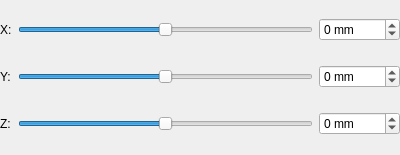
<?xml version="1.0" encoding="UTF-8"?>
<ui version="4.0">
 <class>PositionEdit</class>
 <widget class="QWidget" name="PositionEdit">
  <property name="geometry">
   <rect>
    <x>0</x>
    <y>0</y>
    <width>400</width>
    <height>155</height>
   </rect>
  </property>
  <property name="windowTitle">
   <string>Form</string>
  </property>
  <layout class="QGridLayout" name="gridLayout">
   <property name="margin">
    <number>0</number>
   </property>
   <property name="verticalSpacing">
    <number>-1</number>
   </property>
   <item row="2" column="1">
    <widget class="QSlider" name="pos_z_slider">
     <property name="minimum">
      <number>-1000</number>
     </property>
     <property name="maximum">
      <number>1000</number>
     </property>
     <property name="singleStep">
      <number>50</number>
     </property>
     <property name="orientation">
      <enum>Qt::Horizontal</enum>
     </property>
    </widget>
   </item>
   <item row="2" column="0">
    <widget class="QLabel" name="pos_z_label">
     <property name="text">
      <string>Z:</string>
     </property>
    </widget>
   </item>
   <item row="1" column="0">
    <widget class="QLabel" name="pos_y_label">
     <property name="text">
      <string>Y:</string>
     </property>
    </widget>
   </item>
   <item row="0" column="0">
    <widget class="QLabel" name="pos_x_label">
     <property name="text">
      <string>X:</string>
     </property>
    </widget>
   </item>
   <item row="1" column="1">
    <widget class="QSlider" name="pos_y_slider">
     <property name="minimum">
      <number>-1000</number>
     </property>
     <property name="maximum">
      <number>1000</number>
     </property>
     <property name="singleStep">
      <number>50</number>
     </property>
     <property name="orientation">
      <enum>Qt::Horizontal</enum>
     </property>
    </widget>
   </item>
   <item row="0" column="1">
    <widget class="QSlider" name="pos_x_slider">
     <property name="minimum">
      <number>-1000</number>
     </property>
     <property name="maximum">
      <number>1000</number>
     </property>
     <property name="singleStep">
      <number>50</number>
     </property>
     <property name="orientation">
      <enum>Qt::Horizontal</enum>
     </property>
    </widget>
   </item>
   <item row="0" column="2">
    <widget class="QSpinBox" name="pos_x_spinbox">
     <property name="suffix">
      <string> mm</string>
     </property>
     <property name="minimum">
      <number>-1000</number>
     </property>
     <property name="maximum">
      <number>1000</number>
     </property>
     <property name="singleStep">
      <number>50</number>
     </property>
    </widget>
   </item>
   <item row="1" column="2">
    <widget class="QSpinBox" name="pos_y_spinbox">
     <property name="suffix">
      <string> mm</string>
     </property>
     <property name="minimum">
      <number>-1000</number>
     </property>
     <property name="maximum">
      <number>1000</number>
     </property>
     <property name="singleStep">
      <number>50</number>
     </property>
    </widget>
   </item>
   <item row="2" column="2">
    <widget class="QSpinBox" name="pos_z_spinbox">
     <property name="suffix">
      <string> mm</string>
     </property>
     <property name="minimum">
      <number>-1000</number>
     </property>
     <property name="maximum">
      <number>1000</number>
     </property>
     <property name="singleStep">
      <number>50</number>
     </property>
    </widget>
   </item>
  </layout>
  <action name="actionPositionChanged">
   <property name="text">
    <string>PositionChanged</string>
   </property>
   <property name="toolTip">
    <string>PositionChanged</string>
   </property>
  </action>
 </widget>
 <resources/>
 <connections>
  <connection>
   <sender>pos_y_slider</sender>
   <signal>valueChanged(int)</signal>
   <receiver>pos_y_spinbox</receiver>
   <slot>setValue(int)</slot>
   <hints>
    <hint type="sourcelabel">
     <x>171</x>
     <y>148</y>
    </hint>
    <hint type="destinationlabel">
     <x>355</x>
     <y>148</y>
    </hint>
   </hints>
  </connection>
  <connection>
   <sender>pos_y_spinbox</sender>
   <signal>valueChanged(int)</signal>
   <receiver>pos_y_slider</receiver>
   <slot>setValue(int)</slot>
   <hints>
    <hint type="sourcelabel">
     <x>355</x>
     <y>148</y>
    </hint>
    <hint type="destinationlabel">
     <x>171</x>
     <y>148</y>
    </hint>
   </hints>
  </connection>
  <connection>
   <sender>pos_x_slider</sender>
   <signal>valueChanged(int)</signal>
   <receiver>pos_x_spinbox</receiver>
   <slot>setValue(int)</slot>
   <hints>
    <hint type="sourcelabel">
     <x>171</x>
     <y>66</y>
    </hint>
    <hint type="destinationlabel">
     <x>355</x>
     <y>66</y>
    </hint>
   </hints>
  </connection>
  <connection>
   <sender>pos_x_spinbox</sender>
   <signal>valueChanged(int)</signal>
   <receiver>pos_x_slider</receiver>
   <slot>setValue(int)</slot>
   <hints>
    <hint type="sourcelabel">
     <x>355</x>
     <y>66</y>
    </hint>
    <hint type="destinationlabel">
     <x>171</x>
     <y>66</y>
    </hint>
   </hints>
  </connection>
  <connection>
   <sender>pos_z_slider</sender>
   <signal>valueChanged(int)</signal>
   <receiver>pos_z_spinbox</receiver>
   <slot>setValue(int)</slot>
   <hints>
    <hint type="sourcelabel">
     <x>171</x>
     <y>230</y>
    </hint>
    <hint type="destinationlabel">
     <x>355</x>
     <y>230</y>
    </hint>
   </hints>
  </connection>
  <connection>
   <sender>pos_z_spinbox</sender>
   <signal>valueChanged(int)</signal>
   <receiver>pos_z_slider</receiver>
   <slot>setValue(int)</slot>
   <hints>
    <hint type="sourcelabel">
     <x>355</x>
     <y>230</y>
    </hint>
    <hint type="destinationlabel">
     <x>171</x>
     <y>230</y>
    </hint>
   </hints>
  </connection>
  <connection>
   <sender>pos_y_slider</sender>
   <signal>valueChanged(int)</signal>
   <receiver>actionPositionChanged</receiver>
   <slot>trigger()</slot>
   <hints>
    <hint type="sourcelabel">
     <x>171</x>
     <y>76</y>
    </hint>
    <hint type="destinationlabel">
     <x>-1</x>
     <y>-1</y>
    </hint>
   </hints>
  </connection>
  <connection>
   <sender>pos_x_slider</sender>
   <signal>valueChanged(int)</signal>
   <receiver>actionPositionChanged</receiver>
   <slot>trigger()</slot>
   <hints>
    <hint type="sourcelabel">
     <x>171</x>
     <y>30</y>
    </hint>
    <hint type="destinationlabel">
     <x>-1</x>
     <y>-1</y>
    </hint>
   </hints>
  </connection>
  <connection>
   <sender>pos_z_slider</sender>
   <signal>valueChanged(int)</signal>
   <receiver>actionPositionChanged</receiver>
   <slot>trigger()</slot>
   <hints>
    <hint type="sourcelabel">
     <x>171</x>
     <y>122</y>
    </hint>
    <hint type="destinationlabel">
     <x>-1</x>
     <y>-1</y>
    </hint>
   </hints>
  </connection>
 </connections>
</ui>
